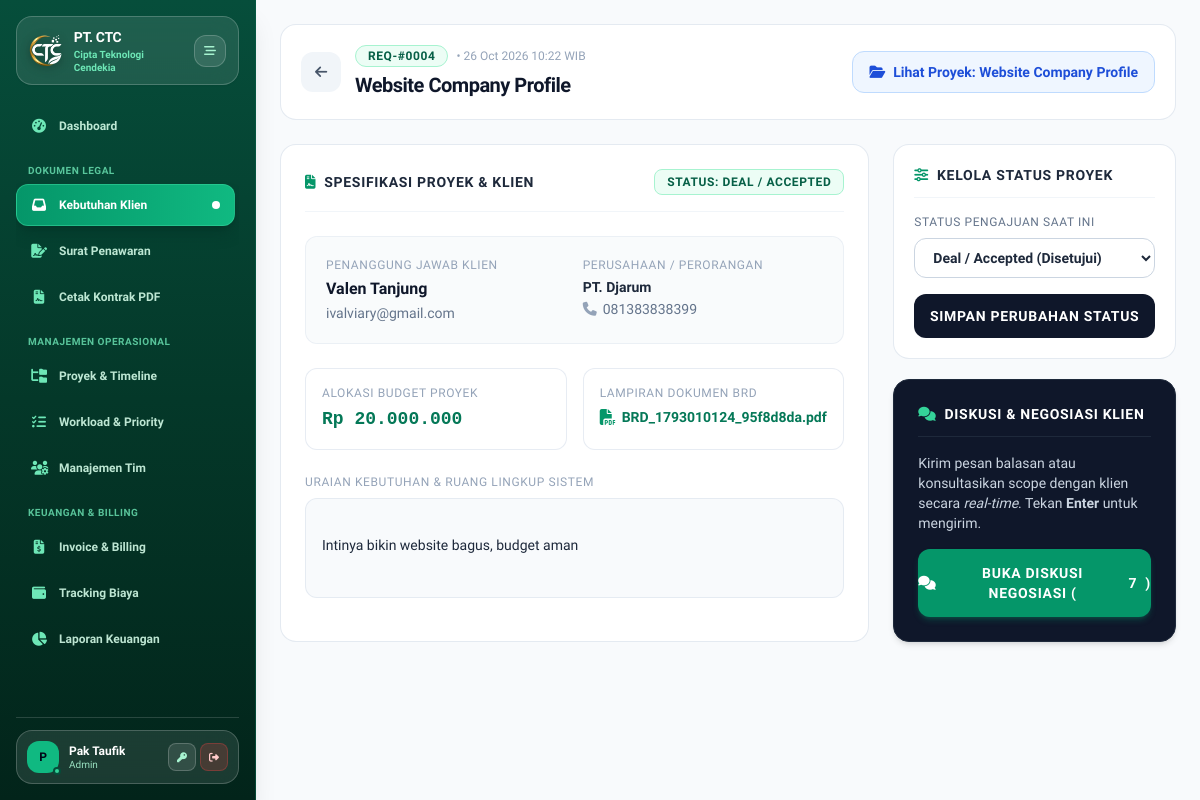
Screenshot of /modules/requirements/detail.php?id=4 (signed in) with the database file from the repository.
### tables this page shows
CREATE TABLE `client_requirements` (
  `id` int(11) NOT NULL,
  `client_name` varchar(250) NOT NULL,
  `client_email` varchar(250) NOT NULL,
  `client_phone` varchar(50) DEFAULT NULL,
  `company_name` varchar(250) DEFAULT NULL,
  `title` varchar(250) NOT NULL,
  `description` text NOT NULL,
  `file_attachment` varchar(250) DEFAULT NULL,
  `budget_estimation` decimal(15,2) DEFAULT 0.00,
  `status` enum('Under Review','Proposal Sent','Deal / Accepted','Rejected') DEFAULT 'Under Review',
  `user_id` int(11) DEFAULT NULL,
  `client_id` int(11) DEFAULT NULL,
  `created_at` timestamp NOT NULL DEFAULT current_timestamp()
);

CREATE TABLE `projects` (
  `id` int(11) NOT NULL,
  `nama_projek` varchar(150) NOT NULL,
  `klien` varchar(100) NOT NULL,
  `budget` decimal(15,2) NOT NULL DEFAULT 0.00,
  `tanggal_mulai` date NOT NULL,
  `deadline` date NOT NULL,
  `status` enum('Planning','In Progress','Completed','On Hold') DEFAULT 'Planning',
  `kategori_rab` enum('Website','IoT','Mobile','Custom') NOT NULL DEFAULT 'Website',
  `rab_custom_data` longtext DEFAULT NULL,
  `client_token` varchar(64) DEFAULT NULL,
  `requirement_id` int(11) DEFAULT NULL,
  `created_at` timestamp NOT NULL DEFAULT current_timestamp()
);

### modules/requirements/detail.php (the view, shortened to what this page needs)
<?php
require_once __DIR__ . '/../../config/database.php';
$id = isset($_GET['id']) ? intval($_GET['id']) : 0;
$stmt = $pdo->prepare("SELECT cr.* FROM client_requirements cr
                       INNER JOIN clients c ON (cr.client_id = c.id OR LOWER(cr.client_email) = LOWER(c.email))
                       WHERE cr.id = ? AND c.is_verified = 1");
$stmt->execute([$id]);
$req = $stmt->fetch();
$stmtLinkedProj = $pdo->prepare("SELECT * FROM projects WHERE requirement_id = ? LIMIT 1");
$stmtLinkedProj->execute([$id]);
$linkedProject = $stmtLinkedProj->fetch();
$stmtChats = $pdo->prepare("SELECT * FROM deal_chats WHERE requirement_id = ? ORDER BY id ASC");
$stmtChats->execute([$id]);
$chats = $stmtChats->fetchAll();
$brd_filename = trim((string) ($req['file_attachment'] ?? ''));
$brd_href = '';
if ($brd_filename !== '') {
    $candidates = [
        ['path' => __DIR__ . '/../../uploads/brd/' . $brd_filename,       'url' => '../../uploads/brd/' . rawurlencode($brd_filename)],
        ['path' => __DIR__ . '/../../uploads/' . $brd_filename,          'url' => '../../uploads/' . rawurlencode($brd_filename)],
        ['path' => __DIR__ . '/../../assets/uploads/' . $brd_filename,   'url' => '../../assets/uploads/' . rawurlencode($brd_filename)],
    ];
    if ($brd_href === '') $brd_href = $candidates[0]['url'];
}
require_once __DIR__ . '/../../includes/header.php';
require_once __DIR__ . '/../../includes/sidebar.php';
?>
<main class="flex-1 p-4 md:p-6 overflow-y-auto bg-[#f8fafc] min-h-screen w-full font-sans text-slate-800 relative selection:bg-emerald-600 selection:text-white">
    <div class="flex flex-col sm:flex-row justify-between items-start sm:items-center gap-4 mb-6 bg-white p-5 rounded-2xl border border-slate-200/90 shadow-xs">
        <div class="flex items-center gap-3.5 min-w-0">
            <a href="index.php" class="btn-press w-10 h-10 bg-slate-100 hover:bg-slate-200 text-slate-600 rounded-xl flex items-center justify-center transition shrink-0" title="Kembali">
                <i class="fa-solid fa-arrow-left text-sm"></i>
            </a>
            <div class="min-w-0">
                <div class="flex items-center gap-2 mb-1 flex-wrap">
                    <span class="text-xs font-bold uppercase tracking-wider text-emerald-800 bg-emerald-50 border border-emerald-200 px-3 py-0.5 rounded-full">
                        REQ-#<?= str_pad($req['id'], 4, '0', STR_PAD_LEFT) ?>
                    </span>
                    <span class="text-xs font-normal text-slate-400">• <?= date('d M Y H:i', strtotime($req['created_at'])) ?> WIB</span>
                </div>
                <h1 class="text-lg sm:text-xl font-bold text-slate-900 tracking-tight leading-snug truncate">
                    <?= htmlspecialchars($req['title']) ?>
                </h1>
            </div>
        </div>
        <div class="flex items-center gap-2 w-full sm:w-auto justify-end shrink-0">
            <?php if ($linkedProject): ?>
                <a href="../projects/detail.php?id=<?= $linkedProject['id'] ?>" class="px-4 py-2.5 bg-blue-50 border border-blue-200 text-blue-700 hover:bg-blue-100 rounded-xl text-xs sm:text-sm font-semibold flex items-center gap-2 transition" title="Lihat Proyek Aktif Terhubung">
                    <i class="fa-solid fa-folder-open text-sm"></i> Lihat Proyek: <?= htmlspecialchars($linkedProject['nama_projek']) ?>
                </a>
            <?php endif; ?>
        </div>
    </div>
    <div class="grid grid-cols-1 lg:grid-cols-3 gap-6">
        <div class="lg:col-span-2 bg-white p-6 rounded-2xl border border-slate-200/90 shadow-xs space-y-6 text-xs sm:text-sm">
            <div class="flex items-center justify-between pb-4 border-b border-slate-100 gap-2">
                <h3 class="text-xs sm:text-sm font-bold text-slate-800 uppercase tracking-wider flex items-center gap-2">
                    <i class="fa-solid fa-file-contract text-emerald-600"></i> Spesifikasi Proyek & Klien
                </h3>
                <span class="px-3 py-1 text-xs font-semibold uppercase rounded-lg bg-emerald-50 text-emerald-800 border border-emerald-200 tracking-wider shrink-0">
                    STATUS: <?= htmlspecialchars($req['status']) ?>
                </span>
            </div>
            <div class="grid grid-cols-1 sm:grid-cols-2 gap-4 bg-slate-50/80 p-5 rounded-xl border border-slate-200/60">
                <div>
                    <span class="text-slate-400 font-medium uppercase text-xs tracking-wider block mb-1">Penanggung Jawab Klien</span>
                    <p class="font-semibold text-slate-900 text-sm sm:text-base"><?= htmlspecialchars($req['client_name']) ?></p>
                    <p class="text-slate-500 font-normal text-xs sm:text-sm mt-0.5 break-all"><?= htmlspecialchars($req['client_email']) ?></p>
                </div>
                <div>
                    <span class="text-slate-400 font-medium uppercase text-xs tracking-wider block mb-1">Perusahaan / Perorangan</span>
                    <p class="font-semibold text-slate-800 text-sm"><?= htmlspecialchars($req['company_name'] ?? 'PT. / Individual') ?></p>
                    <p class="text-slate-500 font-normal text-xs sm:text-sm mt-0.5"><i class="fa-solid fa-phone text-slate-400 mr-1.5"></i><?= htmlspecialchars($req['client_phone'] ?? '-') ?></p>
                </div>
            </div>
            <div class="grid grid-cols-1 sm:grid-cols-2 gap-4">
                <div class="bg-white p-4 rounded-xl border border-slate-200/80 shadow-xs">
                    <span class="text-xs font-medium uppercase text-slate-400 tracking-wider block mb-1">Alokasi Budget Proyek</span>
                    <p class="font-mono font-bold text-emerald-700 text-base sm:text-lg">
                        Rp <?= number_format($req['budget_estimation'], 0, ',', '.') ?>
                    </p>
                </div>
                <div class="bg-white p-4 rounded-xl border border-slate-200/80 shadow-xs">
                    <span class="text-xs font-medium uppercase text-slate-400 tracking-wider block mb-1">Lampiran Dokumen BRD</span>
                    <?php if ($brd_href !== ''): ?>
                        <a href="<?= $brd_href ?>" target="_blank" class="text-emerald-700 font-semibold hover:underline flex items-center gap-1.5 text-xs sm:text-sm mt-1" title="Lihat Dokumen BRD">
                            <i class="fa-solid fa-file-pdf text-emerald-600 shrink-0 text-base"></i>
                            <span class="truncate"><?= htmlspecialchars($brd_filename) ?></span>
                        </a>
                    <?php else: ?>
                        <span class="text-slate-400 italic font-normal text-xs sm:text-sm">Tidak ada lampiran dokumen</span>
                    <?php endif; ?>
                </div>
            </div>
            <div>
                <span class="text-xs font-medium uppercase text-slate-400 tracking-wider block mb-2">Uraian Kebutuhan & Ruang Lingkup Sistem</span>
                <div class="p-4 bg-slate-50 border border-slate-200/80 rounded-xl text-slate-800 text-xs sm:text-sm leading-relaxed font-normal whitespace-pre-line min-h-[100px]">
                    <?= htmlspecialchars($req['description']) ?>
                </div>
            </div>
        </div>
        <div class="space-y-5">
            <div class="bg-white p-5 rounded-2xl border border-slate-200/90 shadow-xs space-y-4">
                <h3 class="text-xs sm:text-sm font-bold text-slate-800 uppercase tracking-wider pb-3 border-b border-slate-100 flex items-center gap-2">
                    <i class="fa-solid fa-sliders text-emerald-600"></i> Kelola Status Proyek
                </h3>
                <form method="POST" class="space-y-4">
                    <div>
                        <label class="block text-xs font-medium uppercase text-slate-500 tracking-wider mb-2">Status Pengajuan Saat Ini</label>
                        <select name="status" class="input-glow w-full px-3.5 py-2.5 rounded-xl border border-slate-300 text-xs sm:text-sm font-semibold text-slate-800 bg-white focus:outline-none">
                            <option value="Deal / Accepted" <?= $req['status'] === 'Deal / Accepted' ? 'selected' : '' ?>>Deal / Accepted (Disetujui)</option>
                        </select>
                    </div>
                    <button type="submit" name="update_status" class="btn-press w-full py-3 bg-slate-900 hover:bg-slate-800 text-white font-semibold rounded-xl transition text-xs sm:text-sm uppercase tracking-wider shadow-xs">
                        Simpan Perubahan Status
                    </button>
                </form>
            </div>
            <div class="bg-slate-900 text-white p-5 sm:p-6 rounded-2xl border border-slate-800 shadow-md space-y-4">
                <div class="flex items-center justify-between border-b border-slate-800 pb-3 gap-2">
                    <h4 class="text-xs sm:text-sm font-bold uppercase tracking-wider text-white flex items-center gap-2">
                        <i class="fa-solid fa-comments text-emerald-400"></i> Diskusi & Negosiasi Klien
                    </h4>
                </div>
                <p class="text-slate-300 text-xs sm:text-sm font-normal leading-relaxed">
                    Kirim pesan balasan atau konsultasikan scope dengan klien secara <em>real-time</em>. Tekan <strong>Enter</strong> untuk mengirim.
                </p>
                <button onclick="openChatModal()" class="btn-press w-full py-3.5 bg-emerald-600 hover:bg-emerald-500 text-white font-semibold rounded-xl transition text-xs sm:text-sm uppercase tracking-wider flex items-center justify-center gap-2 shadow-md shadow-emerald-600/30">
                    <i class="fa-solid fa-comments text-sm"></i> Buka Diskusi Negosiasi (<span id="totalChatCount"><?= count($chats) ?></span>)
                </button>
            </div>
        </div>
    </div>
</main>
<?php
require_once __DIR__ . '/../../includes/footer.php';
?>

### includes/header.php (style rules this page uses)
body, input, select, button, h1, h2, h3, h4, h5, h6, textarea { font-family: 'Plus Jakarta Sans', sans-serif !important; }

### includes/sidebar.php (style rules this page uses)
.btn-press { transition: transform 0.15s ease, background-color 0.15s ease; }

### modules/requirements/detail.php (style rules this page uses)
body, input, select, textarea, button { font-family: 'Plus Jakarta Sans', sans-serif !important; }
.btn-press { transition: all 0.2s cubic-bezier(0.4, 0, 0.2, 1); }

### rows the page displays
client_requirements: id "0004", created_at "26 Oct 2026 10:22", title "Website Company Profile", status "DEAL / ACCEPTED", client_name "Valen Tanjung", client_email "ivalviary@gmail.com", company_name "PT. Djarum", client_phone "081383838399", budget_estimation "20.000.000", file_attachment "BRD_1793010124_95f8d8da.pdf", description "Intinya bikin website bagus, budget aman", status "Deal / Accepted (Disetujui)"
projects: nama_projek "Website Company Profile"

### other values shown
substr($_SESSION['nama'] ?? 'A', 0, 1) "P"
$_SESSION['nama'] "Pak Taufik"
$_SESSION['role'] "Admin"
count($chats) "7"
